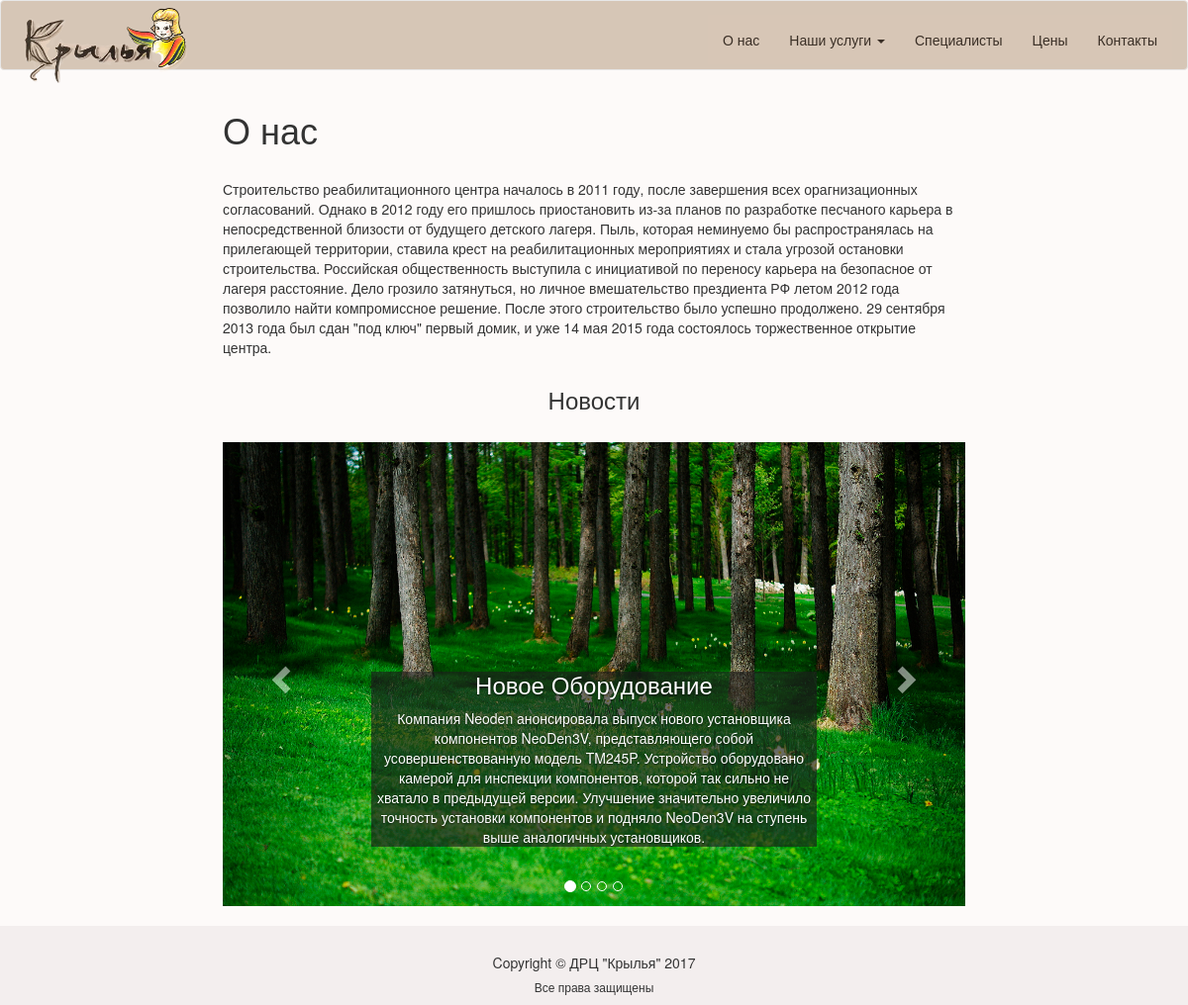
The app's page /, older data.
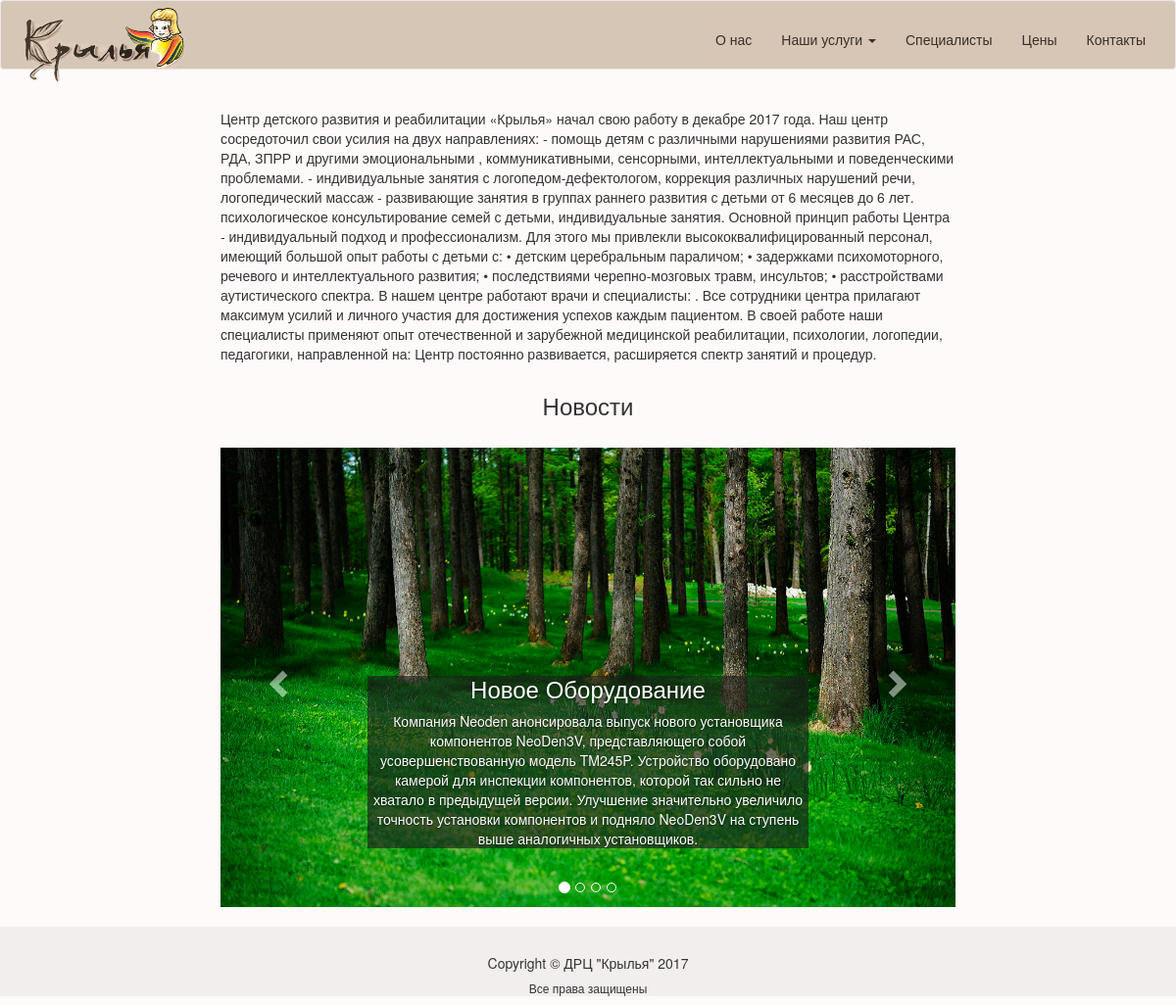
The same page, newer data.
### portal/models.py (models this page shows, shortened)
class About(models.Model):
    header = models.CharField(max_length=70, verbose_name='Заголовок', blank=True, null=True)
    text = RichTextUploadingField(verbose_name='Текст основной', blank=True, null=True)
    active = models.BooleanField(verbose_name='Использовать', default=True)
    class Meta:
        verbose_name = 'О компании'
        verbose_name_plural = 'О компании'

### portal/views.py (the view)
# urls.py: url(r'^$', main, name='main' ),
def main(request):
    title = u'О нас'
    consult = ServicePrice.objects.filter(active=True, consult=True)
    return render(request, 'index.html', {'title': title,'consult':consult})

### portal/context_processors.py (called while the page is built)
def consultation(request):
    return {'consultation_list': ServicePrice.objects.filter(active=True, consult=True)}

def methodics(request):
    return {'methodic_list':Methodics.objects.filter(active=True)}

def about(request):
    return dict(about=About.objects.filter(active=True).last())

def news(request):
    return {'news_list': News.objects.filter(active=True)}

def time(request):
    return {'time': datetime.now()}

### templates/index.html (shortened to what this page needs)
{% extends 'base.html' %}
{% load static %}
{% block content %}
<div class="row">
    <div>
        {% if about.header %} <h1> {{about.header}} </h1> {% endif %}
        <br>
        <p> {{about.text|safe}}</p>
    </div>
</div>
<div class="row text-center">
    <h3>Новости</h3>
    <br>
    <div class="news">
 <div id="carousel-example-generic" class="carousel slide" data-ride="carousel">
  <div class="carousel-inner" role="listbox">
    {% for news in news_list %}
    <div class="item active">
        {% if news.img %}
      <img src="{{news.img.url}}"  alt="{{news.header}}">
       {% else %}
        <img src="{% static 'img/no_news_img.png' %}" alt="">
        {% endif %}
      <div class="carousel-caption">
        <div class="news_text">
            <h3>{{news.header}}</h3>
            <p>{{news.text}}</p>
        </div>
      </div>
    </div>
    {% endfor %}
  </div>
  <ol class="carousel-indicators">
    <li data-target="#carousel-example-generic" data-slide-to="0" class="active"></li>
    <li data-target="#carousel-example-generic" data-slide-to="1"></li>
    <li data-target="#carousel-example-generic" data-slide-to="2"></li>
    <li data-target="#carousel-example-generic" data-slide-to="3"></li>
  </ol>
  <a class="left carousel-control" href="#carousel-example-generic" role="button" data-slide="prev">
    <span class="glyphicon glyphicon-chevron-left" aria-hidden="true"></span>
  </a>
  <a class="right carousel-control" href="#carousel-example-generic" role="button" data-slide="next">
    <span class="glyphicon glyphicon-chevron-right" aria-hidden="true"></span>
  </a>
</div>
    </div>
</div>
{% endblock %}

Row changes from the older to the newer data that the page shows:
no longer on this page (row unchanged): About: header "О нас", text "Строительство реабилитационного центра началось в 2011 году, после завершения всех орагнизационных согласований. Однако в 2012 году его пришлось приостановить из-за планов по разработке песчаного карьера в непосредственной близости от будущего детского лагеря. Пыль, которая неминуемо бы распространялась на прилегающей территории, ставила крест на реабилитационных мероприятиях и стала угрозой остановки строительства. Российская общественность выступила с инициативой по переносу карьера на безопасное от лагеря расстояние. Дело грозило затянуться, но личное вмешательство прездиента РФ летом 2012 года позволило найти компромиссное решение. После этого строительство было успешно продолжено. 29…"
added About: text "Центр детского развития и реабилитации «Крылья» начал свою работу в декабре 2017 года. Наш центр сосредоточил свои усилия на двух направлениях: - помощь детям с различными нарушениями развития РАС, РДА, ЗПРР и другими эмоциональными , коммуникативными, сенсорными, интеллектуальными и поведенческими проблемами. - индивидуальные занятия с логопедом-дефектологом, коррекция различных нарушений речи, логопедический массаж - развивающие занятия в группах раннего развития с детьми от 6 месяцев до 6 лет. психологическое консультирование семей с детьми, индивидуальные занятия. Основной принцип работы Центра - индивидуальный подход и профессионализм. Для этого мы привлекли высококвалифицированный…"
